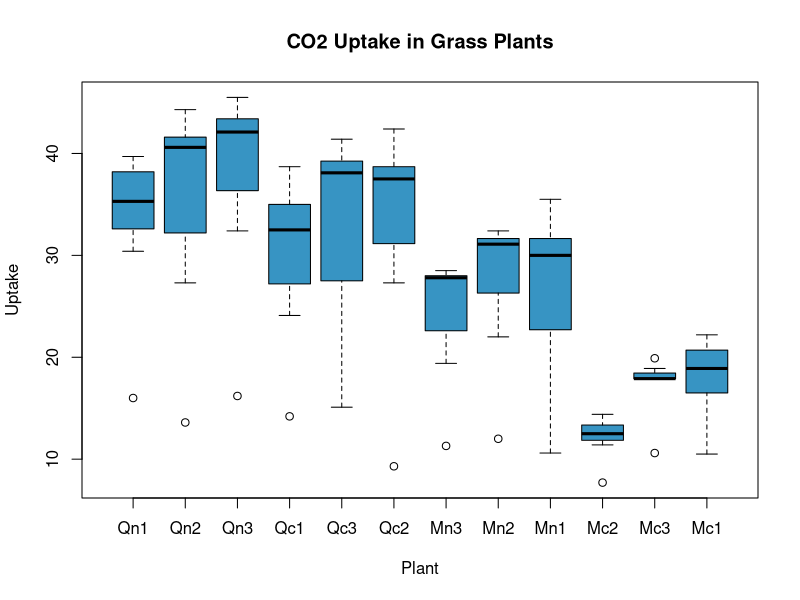
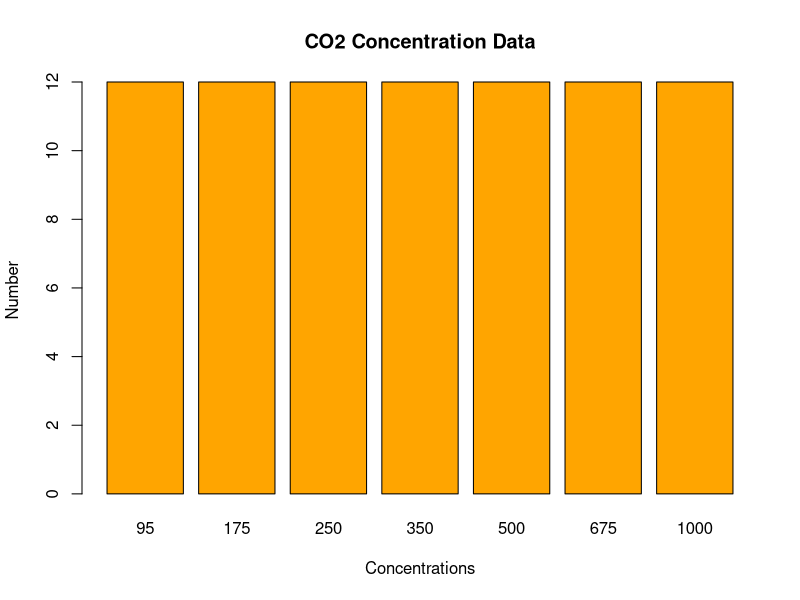
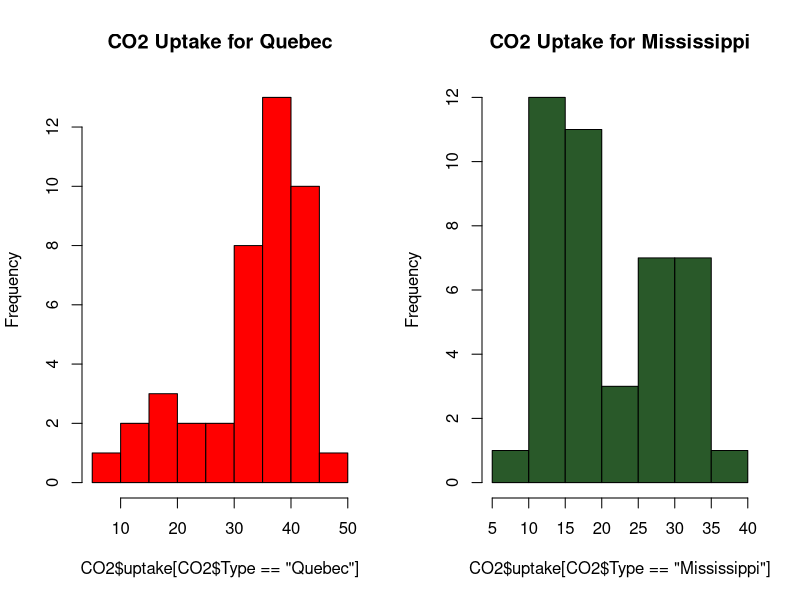

Generate these figures, in order, with R:
# Question 4
?CO2

# Question 5
head(CO2)

# Question 6
plot(CO2$Plant,
    CO2$uptake,
    col = "#3794c3", 
    main = "CO2 Uptake in Grass Plants",
    xlab = "Plant",
    ylab = "Uptake")

# Question 7
concentrations <- table(CO2$conc)

# Question 8
barplot(concentrations,
        col = "orange", 
        main = "CO2 Concentration Data", 
        xlab = "Concentrations", 
        ylab = "Number" 
        )

# Question 9
rm(list = ls())

# Question 10
par(mfrow = c(1,2))

# Question 11
hist(CO2$uptake[CO2$Type == "Quebec"],
    main = "CO2 Uptake for Quebec",
    ylab = "Frequency",
    col = "red"
    )
hist(CO2$uptake[CO2$Type == "Mississippi"],
    main = "CO2 Uptake for Mississippi",
    ylab = "Frequency",
    col = "#1a4d1aee"
    )

# Question 12
par(mfrow = c(1,1))

# Question 13
summary(CO2$uptake[CO2$Type == "Mississippi"])

# Question 14
summary(CO2$uptake[CO2$Type == "Quebec"])

